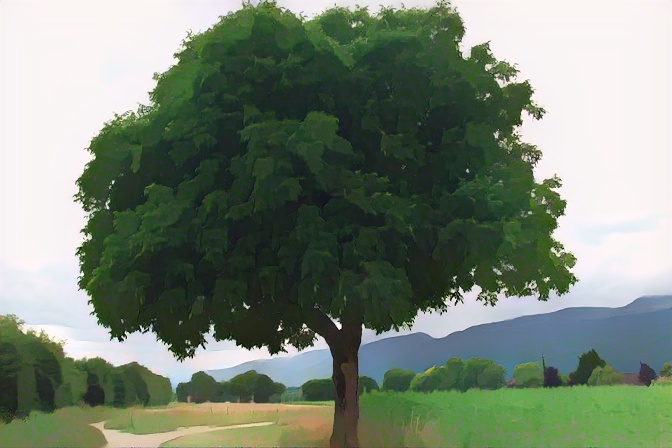
#> input picture backend/app/bib/0314b3d286094b58be7f83c0b9411ab5.jpg, 672 x 448 px, given in place of tree.jpg, which was not available
$ jupyter execute --allow-errors CartoonifyDocumentation.ipynb   (shell and % lines are left out)   (text cells are left out)
#> lines starting #> are read from the running program, lines starting #| are printed output that depends on the picture; after the words box and inside, x2 and y2 are one past the last pixel; in counts of white or black regions, pixels touching at a corner belong together; pictures that were not available may be replaced by others from this repository, and a replacement may not be noted
#> (a cell that did not finish here is left out)

#> (a cell that did not finish here is left out)

[cell 3]
#k value determines the total number of colors in the image, the user will be able to change it
k = 32
# Transform the image
#> (the rest of this cell did not finish here and is left out)

[cell 4]
# this cell is specific to google colab and is used to mount the drive files
from google.colab import drive
drive.mount('/content/drive/')

[cell 5]
# basic imports needed throughout the project
import cv2

import matplotlib
import matplotlib.pyplot as plt

import numpy as np

[cell 6]
# load the original image stored in the drive,  and show it
imgbase = cv2.imread('/content/drive/MyDrive/Colab Notebooks/tree.jpg')
#> imgbase is the input picture: shape (448, 672, 3); mean B, G, R 117, 132.8, 120.3
imgbase = cv2.cvtColor(imgbase, cv2.COLOR_BGR2RGB)
plt.imshow(imgbase)

[cell 7]
#converting to LAB color space
lab= cv2.cvtColor(imgbase, cv2.COLOR_RGB2LAB)
#> lab: shape (448, 672, 3); mean of channels 0, 1, 2 133.6, 120, 135.7
l_channel, a, b = cv2.split(lab)
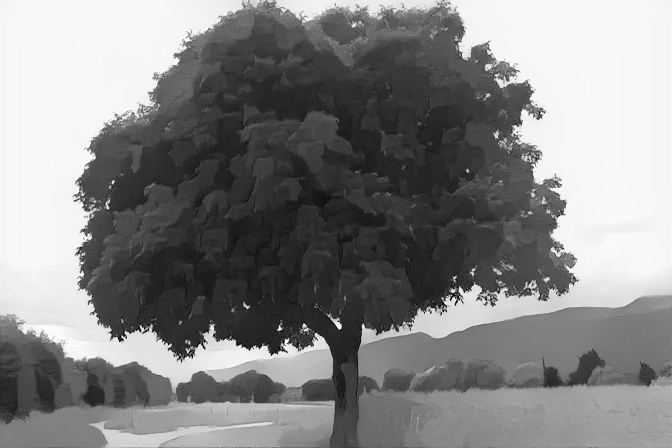
#> l_channel: shape (448, 672); min 0, max 255, mean 133.6
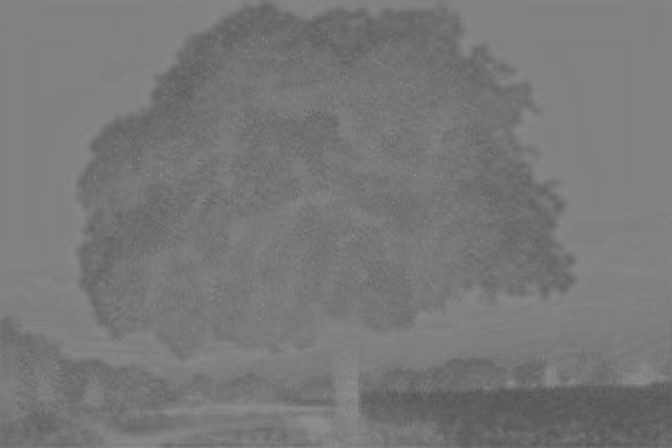
#> a: shape (448, 672); min 85, max 144, mean 120
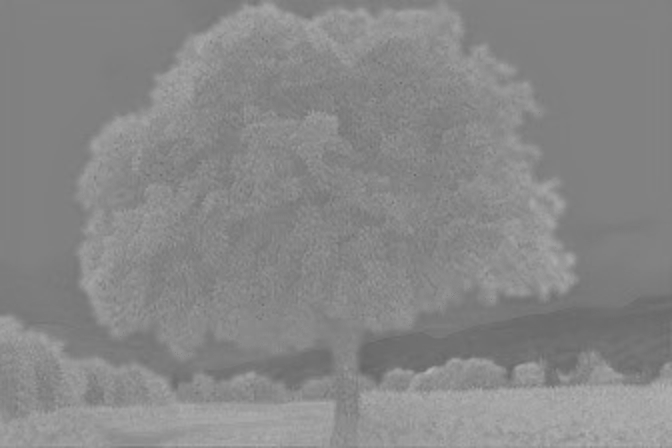
#> b: shape (448, 672); min 101, max 180, mean 135.7

# Applying CLAHE to L-channel to increase the contrast
grid = 1
clahe = cv2.createCLAHE(clipLimit=grid, tileGridSize=(9,9)) #the limit and grid size can be user interactable
cl = clahe.apply(l_channel)
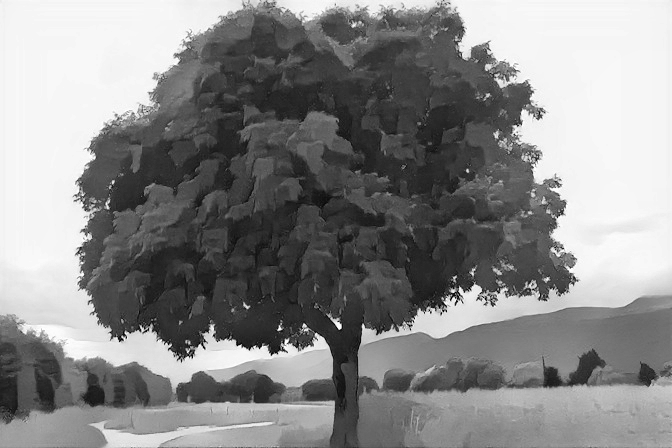
#> cl: shape (448, 672); min 1, max 255, mean 137.2

# merge the CLAHE enhanced L-channel with the a and b channel
limg = cv2.merge((cl,a,b))
#> limg: shape (448, 672, 3); mean of channels 0, 1, 2 137.2, 120, 135.7

# Converting image from LAB back to BGR color
img = cv2.cvtColor(limg, cv2.COLOR_LAB2RGB)
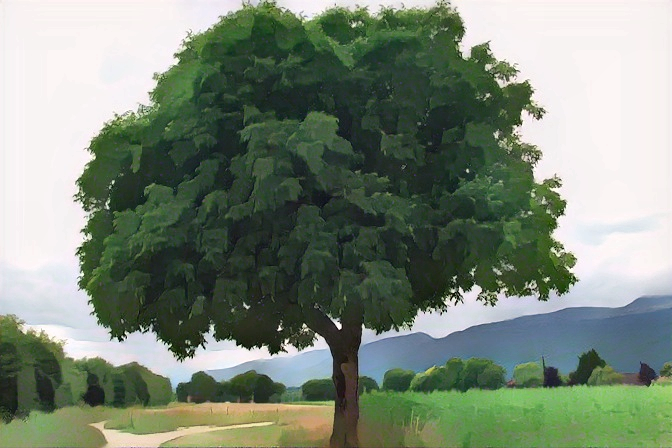
#> img: shape (448, 672, 3); mean R, G, B 123.5, 136.1, 120
plt.imshow(img)

[cell 8]
# convert the image to grayscale
grayimg = cv2.cvtColor(img,cv2.COLOR_RGB2GRAY)
grayimg = cv2.medianBlur(grayimg, 5)
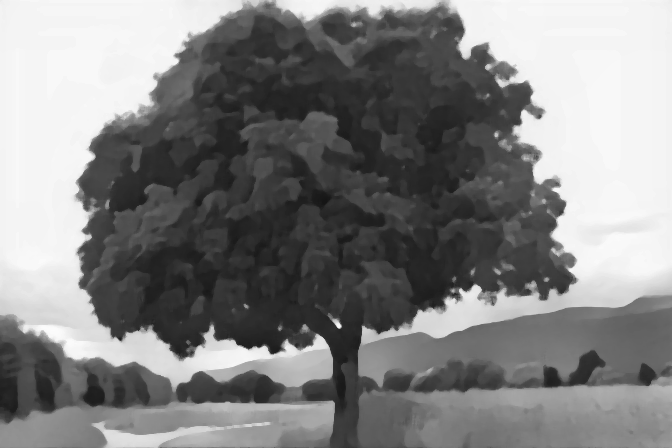
#> grayimg: shape (448, 672); min 21, max 252, mean 130.4
plt.imshow(grayimg, cmap='gray')

[cell 9]
# applying the edge filter
kernel = 13 #size of kernel determined by the user. the bigger it is, the less noise we get but the image needs to be large enough to keep all basic details
edges = cv2.adaptiveThreshold(grayimg, 255, cv2.ADAPTIVE_THRESH_MEAN_C, cv2.THRESH_BINARY, kernel, kernel)
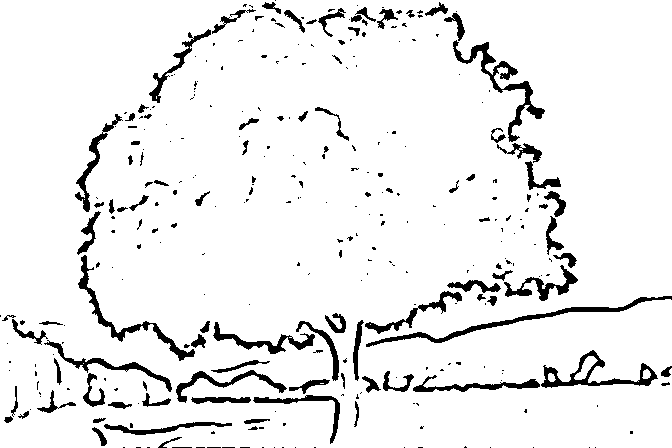
#> edges: shape (448, 672); 92.9% white; 316 black regions (214 under 20 px), largest, box (x1, y1, x2, y2) and area: (453, 40, 545, 142) 1410, (366, 296, 672, 347) 1363, (78, 255, 195, 361) 1105
plt.imshow(edges, cmap='gray')

[cell 10]
#color quantization
#k value determines the total number of colors in the image, the user will be able to change it
k = 32

# Transform the image
data = np.float32(img).reshape((-1, 3))

# Determine criteria
criteria = (cv2.TERM_CRITERIA_EPS + cv2.TERM_CRITERIA_MAX_ITER, 20, 0.001)

# Implementing K-Means
ret, label, center = cv2.kmeans(data, k, None, criteria, 8, cv2.KMEANS_RANDOM_CENTERS)
#> ret = 34805095.9; center = 32 rows, first 8: [122.3, 143.6, 94.99], [138.4, 154, 116.9], [119.1, 144.9, 167.6], [90.41, 116.2, 138.2], [119.7, 126.1, 74.37], [45.45, 63.64, 49.95], [113.1, 166.8, 87.43], [183.4, 180.7, 146.2]
center = np.uint8(center)
#> center = 32 rows, first 8: [122, 143, 94], [138, 154, 116], [119, 144, 167], [90, 116, 138], [119, 126, 74], [45, 63, 49], [113, 166, 87], [183, 180, 146]
result = center[label.flatten()]
result = result.reshape(img.shape)

[cell 11]
# the final result printed in colors
color = cv2.bilateralFilter(result, 7, 250, 250)
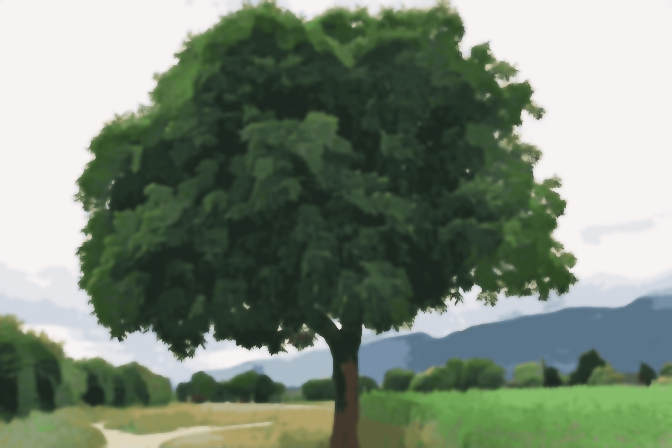
#> color: shape (448, 672, 3); mean R, G, B 123.1, 135.7, 119.6
cartoon = cv2.bitwise_and(color, color, mask=edges)
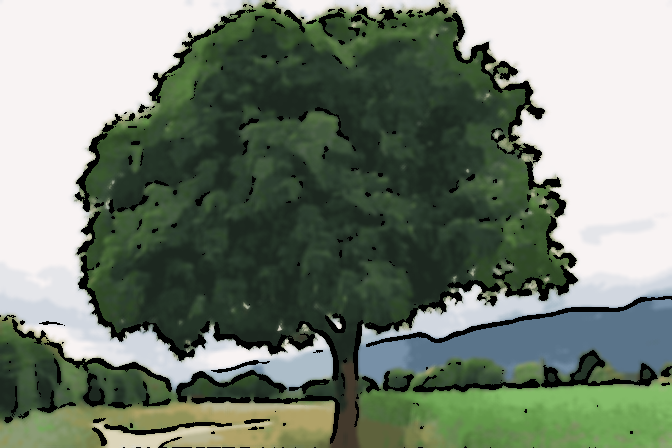
#> cartoon: shape (448, 672, 3); mean R, G, B 117.6, 129, 114.5
plt.imshow(cartoon)
